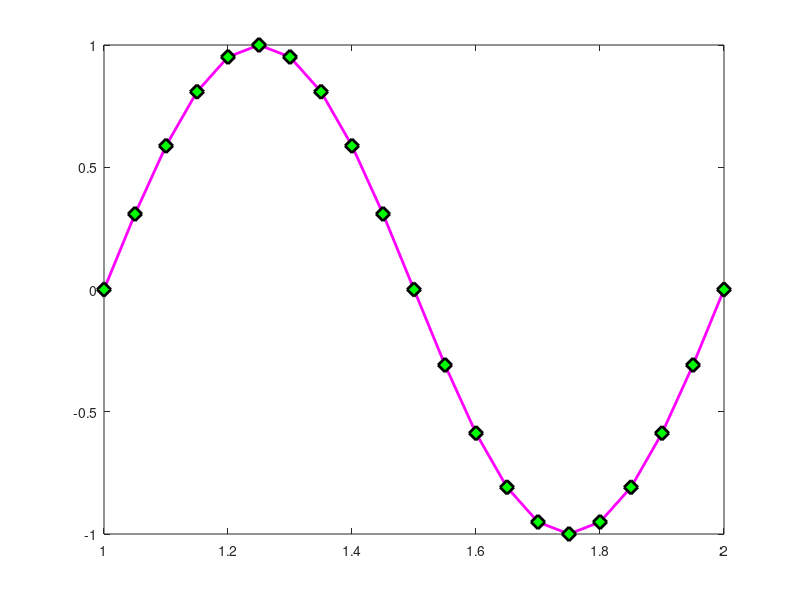

MATLAB code for this plot:
% 05 21
% Marker Specification
clc
clear

t = 1:1 / 20:2;
x = sin(2 * pi * t);
set(gca, 'FontSize', 18);
plot(t, x, '-md', 'LineWidth', 2, 'MarkerEdgeColor', 'k', ...
    'MarkerFaceColor', 'g', 'MarkerSize', 10);

xlim([1, 2]);
